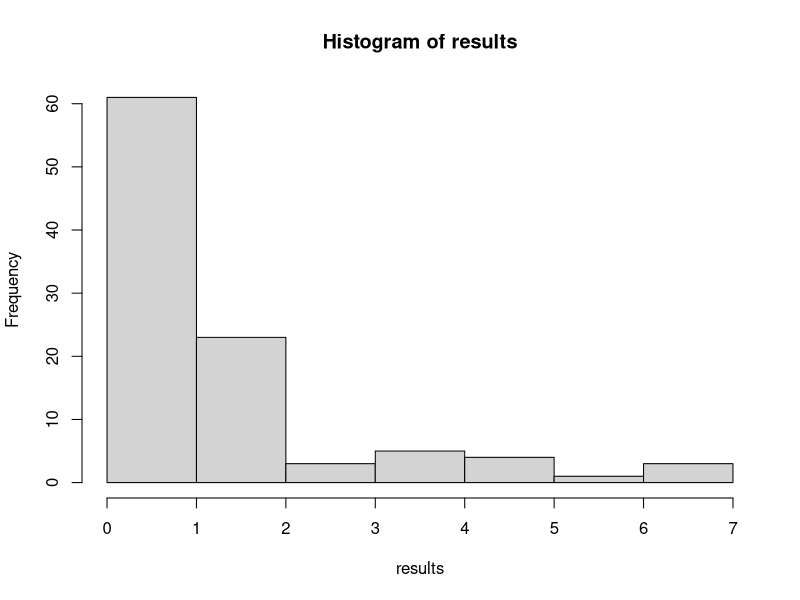
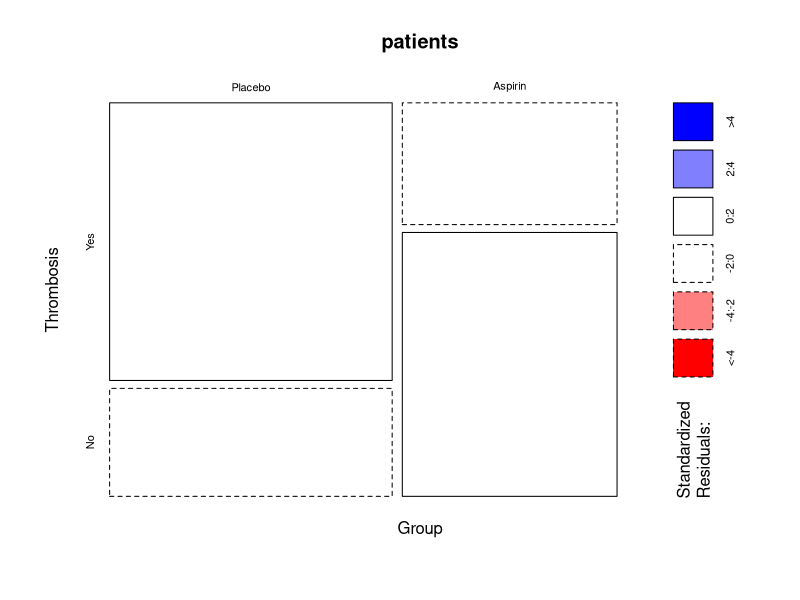
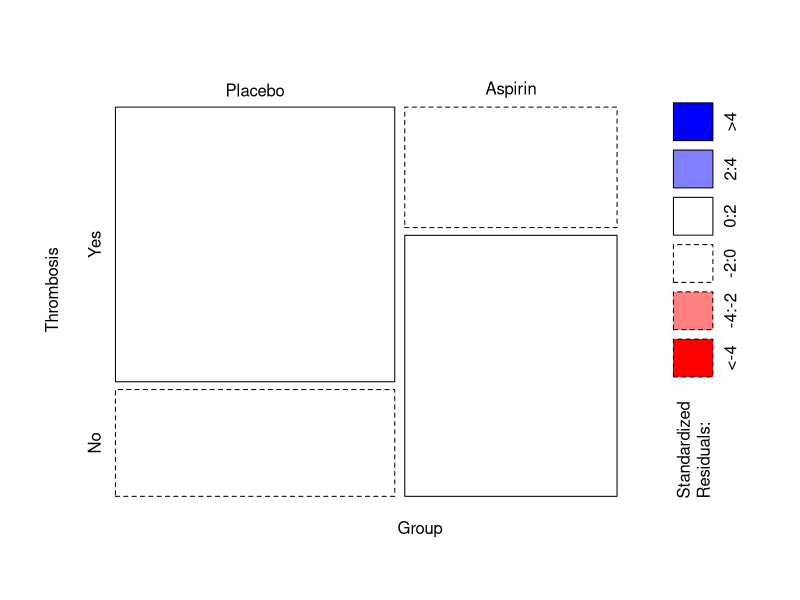
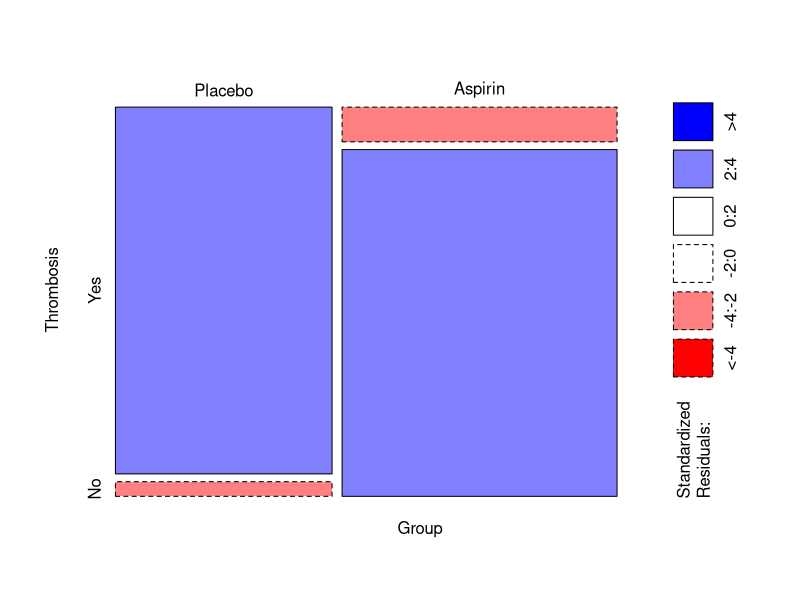
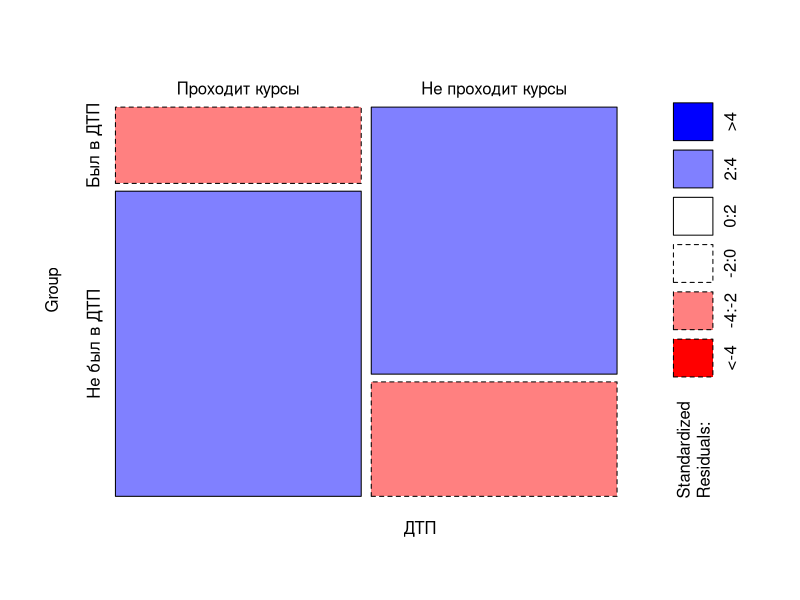

These charts were generated, in order, by the following R code:
## ---- chunk 1
chi_square_distance <- function() {
  e <- c(30, 30)
  sum((table(sample(x = 2, size = 60, replace = TRUE)) - e) ^ 2 / e)
}

results <- replicate(100, chi_square_distance())
hist(results)
## ---- chunk 2
(0.53 * 1500) - 1500

45 * 45 * 2 / 750
## ---- chunk 3
O <- matrix(c(15, 11, 9, 6), ncol = 2)
E <- outer(rowSums(O), colSums(O)) / sum(O)
# выводим результаты
print(addmargins(O))
print(addmargins(E))

# готовое решение
print(chisq.test(O)$expected)

# Задача
O1 <- matrix(c(10, 5, 6, 15), ncol = 2)

chisq.test(O1)$expected
## ---- chunk 4
O <- matrix(c(15, 11, 9, 6), ncol = 2)
E <- outer(rowSums(O), colSums(O)) / sum(O)
test <- sum((O - E)^2 / E)
df <- (ncol(O) - 1) * (nrow(O) - 1)
pval <- pchisq(test, df, lower.tail = FALSE)
# сравним результат
print(list(chisq = test, df = df, p.value = pval))
print(chisq.test(O, correct = FALSE))
## ---- chunk 5
O <- matrix(c(20, 11, 7, 15, 12, 9), ncol = 2)
E <- outer(rowSums(O), colSums(O)) / sum(O)
test <- sum((O - E)^2 / E)

print(chisq.test(O, correct = FALSE))

## ---- chunk 6
#воспроизведём данные
patients <- rbind(c(18, 7), c(6, 13))
#подпишем строки и столбцы
colnames(patients) <- c("Yes", "No")
rownames(patients) <- c("Placebo", "Aspirin")
#вот график, который нам нужен
mosaicplot(patients, color=T, shade=T, ylab="Thrombosis", xlab="Group")
#а вот так можно в точности воспроизвести рисунок, который мы видели
mosaicplot(patients, color=T, shade=T, ylab="Thrombosis", xlab="Group", cex.axis=1, main="")
## ---- chunk 7
#воссоздадим таблицу
patients2 <- rbind(c(25, 1), c(3, 30))
#подпишем строки и столбцы
colnames(patients2) <- c("Yes", "No")
rownames(patients2) <- c("Placebo", "Aspirin")
#вот наш график
mosaicplot(patients2, color=T, shade=T, ylab="Thrombosis", xlab="Group", cex.axis=1, main="")
## ---- chunk 8
#воссоздадим таблицу
dtp <- rbind(c(10, 40), c(35, 15))
#подпишем строки и столбцы
colnames(dtp) <- c("Был в ДТП", "Не был в ДТП")
rownames(dtp) <- c("Проходит курсы", "Не проходит курсы")
#вот наш график
mosaicplot(dtp, color=T, shade=T, xlab="ДТП", ylab="Group", cex.axis=1, main="")

test <- chisq.test(dtp)
test
